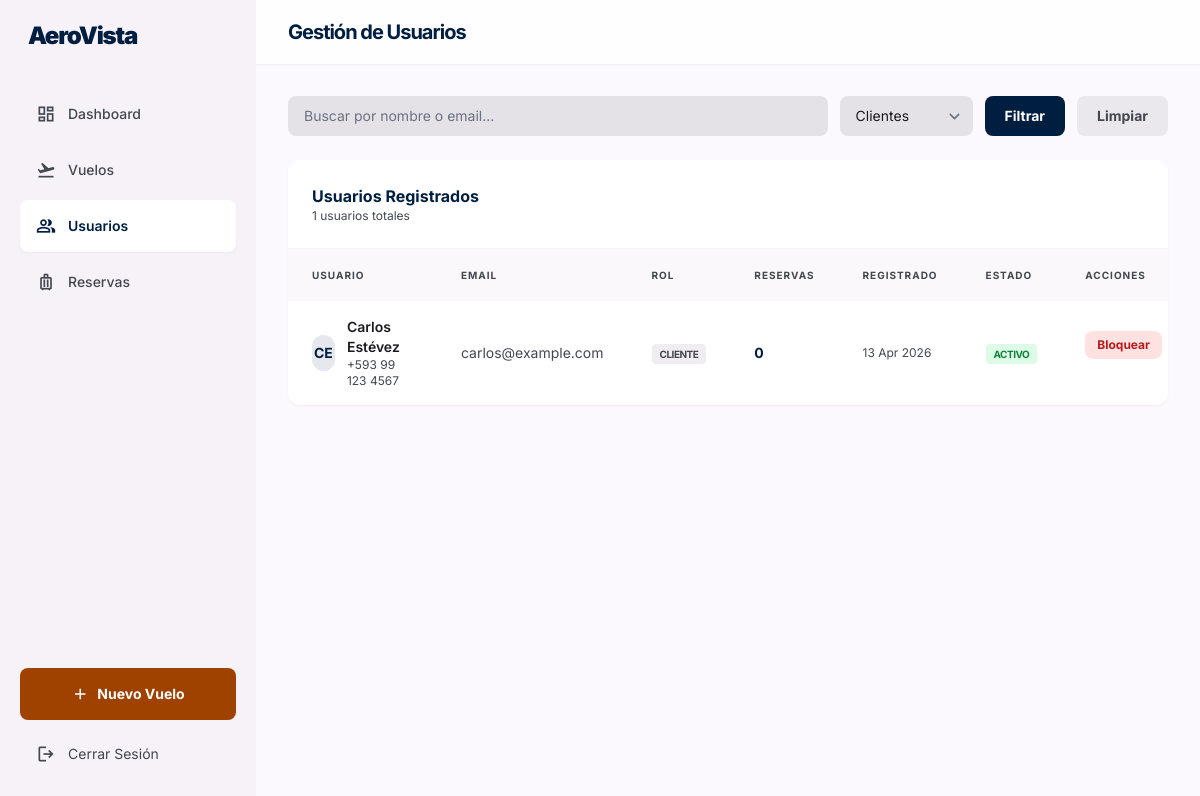
Page /admin/usuarios.php?rol=cliente (signed in) on the committed database.
### tables this page shows
CREATE TABLE `usuarios` (
  `id`            INT AUTO_INCREMENT PRIMARY KEY,
  `nombre`        VARCHAR(100) NOT NULL,
  `apellido`      VARCHAR(100) NOT NULL,
  `email`         VARCHAR(150) NOT NULL,
  `password_hash` VARCHAR(255) NOT NULL,
  `telefono`      VARCHAR(25)  DEFAULT NULL,
  `rol`           ENUM('cliente','admin') NOT NULL DEFAULT 'cliente',
  `activo`        TINYINT(1)   NOT NULL DEFAULT 1,
  `created_at`    TIMESTAMP    NOT NULL DEFAULT CURRENT_TIMESTAMP,
  `updated_at`    TIMESTAMP    NOT NULL DEFAULT CURRENT_TIMESTAMP ON UPDATE CURRENT_TIMESTAMP,
  UNIQUE KEY `uq_usuario_email` (`email`)
);

### includes/functions.php (called while the page is built, shortened)
<?php
function e(string $str): string {
    return htmlspecialchars($str, ENT_QUOTES | ENT_SUBSTITUTE, 'UTF-8');
}
function fechaCorta(\DateTime|string $fecha): string {
    if (is_string($fecha)) $fecha = new \DateTime($fecha);
    return $fecha->format('d M Y');
}

### admin/usuarios.php (the view, shortened to what this page needs)
<?php
require_once __DIR__ . '/../includes/functions.php';
$db  = getDB();
$page   = max(1, (int)($_GET['page'] ?? 1));
$limit  = 20;
$offset = ($page - 1) * $limit;
$search = trim($_GET['q'] ?? '');
$rolFilter = $_GET['rol'] ?? '';
$where   = [];
$params  = [];
if ($rolFilter) { $where[] = "u.rol=:rol"; $params[':rol'] = $rolFilter; }
$whereSQL = $where ? 'WHERE ' . implode(' AND ', $where) : '';
$total = $db->prepare("SELECT COUNT(*) FROM usuarios u $whereSQL");
$total->execute($params);
$totalRows  = (int)$total->fetchColumn();
$stmtU = $db->prepare("
    SELECT u.*,
           (SELECT COUNT(*) FROM reservas r WHERE r.usuario_id=u.id AND r.estado='confirmada') AS reservas_count
    FROM usuarios u
    $whereSQL
    ORDER BY u.created_at DESC
    LIMIT $limit OFFSET $offset
");
$stmtU->execute($params);
$usuarios = $stmtU->fetchAll();
?>
<!DOCTYPE html>
<html lang="es">
<head>
  <script src="https://cdn.tailwindcss.com?plugins=forms"></script>
</head>
<body class="bg-surface text-on-surface antialiased">
  <?php include __DIR__ . '/includes/sidebar.php'; ?>
  <main class="ml-64 min-h-screen">
    <header class="fixed top-0 right-0 left-64 h-16 bg-white/70 backdrop-blur-xl z-30 shadow-sm flex items-center px-8">
      <h1 class="text-xl font-bold text-primary tracking-tighter">Gestión de Usuarios</h1>
    </header>
    <div class="pt-24 pb-12 px-8 max-w-7xl mx-auto space-y-6">
      <form method="GET" class="flex flex-wrap gap-3 items-center">
        <input type="text" name="q" value="<?= e($search) ?>" placeholder="Buscar por nombre o email..."
               class="flex-1 min-w-0 bg-surface-container-highest border-none rounded-lg px-4 py-2.5 text-sm focus:ring-2 focus:ring-primary outline-none"/>
        <select name="rol" class="bg-surface-container-highest border-none rounded-lg px-4 py-2.5 text-sm focus:ring-2 focus:ring-primary outline-none">
          <option value="cliente" <?= $rolFilter==='cliente'?'selected':'' ?>>Clientes</option>
        </select>
        <button type="submit" class="bg-primary text-white px-5 py-2.5 rounded-lg font-bold text-sm hover:opacity-90">Filtrar</button>
        <?php if ($search || $rolFilter): ?>
          <a href="/admin/usuarios.php" class="px-5 py-2.5 rounded-lg font-bold text-sm bg-surface-container-high text-on-surface-variant hover:bg-surface-container-highest">Limpiar</a>
        <?php endif; ?>
      </form>
      <section class="bg-surface-container-lowest rounded-xl overflow-hidden shadow-sm">
        <div class="p-6 border-b border-surface-container-high/50">
          <h2 class="text-base font-bold text-primary">Usuarios Registrados</h2>
          <p class="text-xs text-on-surface-variant"><?= $totalRows ?> usuarios totales</p>
        </div>
        <div class="overflow-x-auto">
          <table class="w-full text-left text-sm">
            <thead>
              <tr class="bg-surface-container-low/50">
                <th class="px-6 py-4 text-[10px] font-bold text-on-surface-variant uppercase tracking-widest">Usuario</th>
                <th class="px-6 py-4 text-[10px] font-bold text-on-surface-variant uppercase tracking-widest">Email</th>
                <th class="px-6 py-4 text-[10px] font-bold text-on-surface-variant uppercase tracking-widest">Rol</th>
                <th class="px-6 py-4 text-[10px] font-bold text-on-surface-variant uppercase tracking-widest">Reservas</th>
                <th class="px-6 py-4 text-[10px] font-bold text-on-surface-variant uppercase tracking-widest">Registrado</th>
                <th class="px-6 py-4 text-[10px] font-bold text-on-surface-variant uppercase tracking-widest">Estado</th>
                <th class="px-6 py-4 text-[10px] font-bold text-on-surface-variant uppercase tracking-widest">Acciones</th>
              </tr>
            </thead>
            <tbody class="divide-y divide-surface-container-high/20">
              <?php foreach ($usuarios as $u): ?>
                <tr class="hover:bg-surface-container-low/20 transition-colors">
                  <td class="px-6 py-4">
                    <div class="flex items-center gap-3">
                      <div class="w-9 h-9 rounded-full bg-primary/10 flex items-center justify-center">
                        <span class="text-primary font-bold text-sm"><?= strtoupper(substr($u['nombre'],0,1).substr($u['apellido'],0,1)) ?></span>
                      </div>
                      <div>
                        <p class="font-semibold text-on-surface"><?= e($u['nombre'].' '.$u['apellido']) ?></p>
                        <?php if ($u['telefono']): ?><p class="text-xs text-on-surface-variant"><?= e($u['telefono']) ?></p><?php endif; ?>
                      </div>
                    </div>
                  </td>
                  <td class="px-6 py-4 text-on-surface-variant"><?= e($u['email']) ?></td>
                  <td class="px-6 py-4">
                    <span class="px-2 py-1 rounded text-[10px] font-bold uppercase tracking-tighter
                      <?= $u['rol']==='admin' ? 'bg-primary/10 text-primary' : 'bg-surface-container text-on-surface-variant' ?>">
                      <?= $u['rol'] ?>
                    </span>
                  </td>
                  <td class="px-6 py-4 font-bold text-primary"><?= $u['reservas_count'] ?></td>
                  <td class="px-6 py-4 text-xs text-on-surface-variant"><?= fechaCorta($u['created_at']) ?></td>
                  <td class="px-6 py-4">
                    <span class="px-2 py-1 rounded text-[10px] font-bold uppercase tracking-tighter
                      <?= $u['activo'] ? 'bg-green-100 text-green-700' : 'bg-red-100 text-red-700' ?>">
                      <?= $u['activo'] ? 'Activo' : 'Bloqueado' ?>
                    </span>
                  </td>
                  <td class="px-6 py-4">
                    <?php if ($u['id'] !== (int)$_SESSION['usuario_id']): ?>
                      <div class="flex gap-2">
                        <form method="POST">
                          <button type="submit" class="text-xs font-bold px-3 py-1.5 rounded-lg transition-all
                            <?= $u['activo'] ? 'bg-red-100 text-red-700 hover:bg-red-200' : 'bg-green-100 text-green-700 hover:bg-green-200' ?>">
                            <?= $u['activo'] ? 'Bloquear' : 'Activar' ?>
                          </button>
                        </form>
                      </div>
                    <?php else: ?>
                      <span class="text-xs text-on-surface-variant italic">Tu cuenta</span>
                    <?php endif; ?>
                  </td>
                </tr>
              <?php endforeach; ?>
            </tbody>
          </table>
        </div>
      </section>
    </div>
  </main>
</body>
</html>

### admin/usuarios.php (style rules this page uses)
body { font-family:'Inter',sans-serif; }

### rows in the picture
usuarios: nombre+apellido "CE", nombre+apellido "Carlos Estévez", telefono "+593 99 123 4567", email "carlos@example.com", rol "CLIENTE", reservas_count "0", created_at "13 Apr 2026", activo "ACTIVO"

### other values in the picture
$item['label'] "Dashboard"
$item['label'] "Vuelos"
$item['label'] "Usuarios"
$item['label'] "Reservas"
$totalRows "1"
